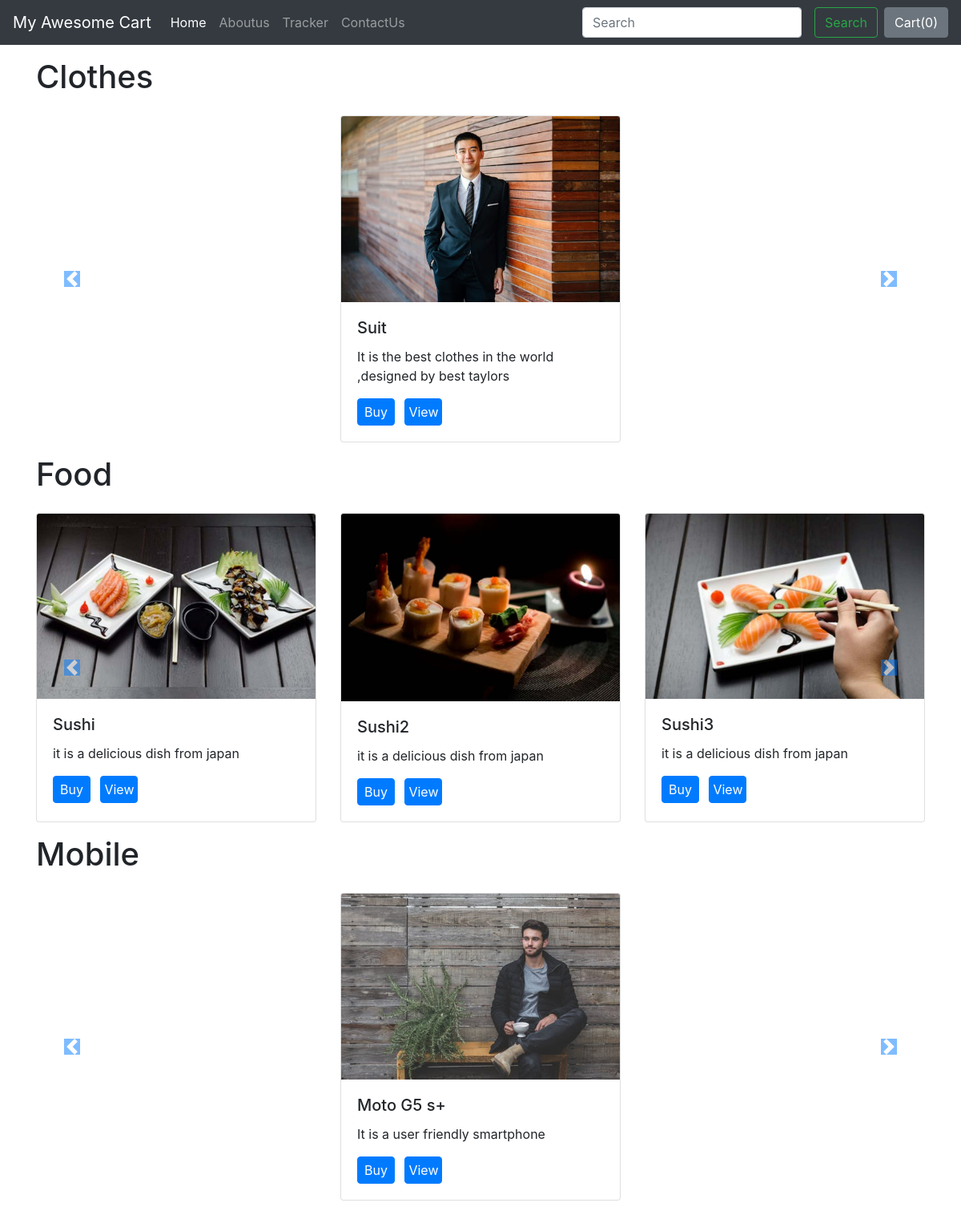
The app's page /shop/ with its own data.
### shop/models.py (models this page shows)
class Product(models.Model):
    product_id = models.AutoField
    product_name = models.CharField(max_length=50)
    category = models.CharField(max_length=50, default="")
    subcategory = models.CharField(max_length=50)
    price = models.IntegerField(default=0)
    desc = models.CharField(max_length=300)
    pub_date = models.DateField()
    image = models.ImageField(upload_to="shop/images", default="null")
    def __str__(self):
        return self.product_name

### shop/views.py (the view)
# urls.py: path('', views.index, name="BlogHome"),
def index(request):
    products = Product.objects.all()
    print(products)
    allprods = []
    catProds = Product.objects.values('category')
    cats = {item['category'] for item in catProds}
    for cat in cats:
        prod = Product.objects.filter(category=cat)
        n = len(prod)
        nSlides = n//3+ceil((n/3)-(n//3))
        allprods.append([prod, range(1, nSlides), nSlides])
    params = {'allProds': allprods}
    return render(request, 'shop/index.html', params)

### shop/templates/shop/index.html (shortened to what this page needs)
{% extends 'shop/base.html' %} {% load static %}
{% block body %}
<section id="reviews" class="py-3">
  {% for product , range ,nSlide in allProds%}
  <div class="container">
    <h1 >{{product.0.category}}</h1>
  </div>
  <div id="slider{{forloop.counter}}" class="carousel slide" data-ride="carousel">
    <div class="carousel-inner">
      <div class="carousel-item active">
        <div class="container">
          <div class="row">
            {% for i in product %}
            <div class="col-sm-4 mx-auto d-flex justify-content-between review-item py-3">
                <div class="card">
                  <img class="card-img-top" src="/media/{{i.image}}" alt="Card image cap"/>
                    <div class="card-body">
                      <h5 class="card-title">{{i.product_name}}</h5>
                        <p class="card-text">
                          {{i.desc}}
                        </p>
                      <button id="pr{{i.id}}" class="btn btn-primary cart py-1 px-2 ">Buy</button>
                      <a href="/shop/products/{{i.id}}"><button id="pr{{i.id}}" class="btn btn-primary cart p-1 ml-2">View</button></a>
                    </div>
                  </div>
              </div>
              {% if forloop.counter|divisibleby:3 and forloop.counter > 0 and not forloop.last %}
                    </div>
                  </div>
                </div>
                <div class="carousel-item">
                  <div class="container">
                    <div class="row">
                      {% endif %}
            {% endfor %}
          </div>
        </div>
      </div>
    </div>
    <a
    href="#slider{{forloop.counter}}"
    class="carousel-control-prev"
    role="button"
    data-slide="prev"
    >
    <span class="carousel-control-prev-icon bg-primary"></span>
  </a>
  <a
  href="#slider{{forloop.counter}}"
  class="carousel-control-next"
      role="button"
      data-slide="next"
    >
    <span class="carousel-control-next-icon bg-primary"></span>
    </a>
  </div>
  {% endfor %}
</section>
{% endblock %}

### shop/templates/shop/base.html (shortened to what this page needs)
{% load static %}
<!DOCTYPE html>
<html lang="en">
  <head>
    <link
      rel="stylesheet"
      href="https://maxcdn.bootstrapcdn.com/bootstrap/4.0.0/css/bootstrap.min.css"
    />
  </head>
  <body>
    <nav class="navbar navbar-expand-lg navbar-dark bg-dark">
      <a class="navbar-brand" href="#">My Awesome Cart</a>
      <div class="collapse navbar-collapse" id="navbarSupportedContent">
        <ul class="navbar-nav mr-auto">
          <li class="nav-item active">
            <a class="nav-link" href="/shop/"
              >Home <span class="sr-only">(current)</span></a
            >
          </li>
          <li class="nav-item">
            <a class="nav-link" href="/shop/about">Aboutus</a>
          </li>
          <li class="nav-item">
            <a class="nav-link" href="/shop/tracker">Tracker</a>
          </li>
          <li class="nav-item">
            <a class="nav-link" href="/shop/contact">ContactUs</a>
          </li>
        </ul>
        <form class="form-inline my-2 my-lg-0">
          <input
            class="form-control mr-sm-2"
            type="search"
            placeholder="Search"
            aria-label="Search"
          />
          <button class="btn btn-outline-success m-2 my-sm-0" type="submit">
            Search
          </button>
        </form>
        <button id="popCart" type="button" class="btn btn-secondary" data-container="body" data-toggle="popover" data-placement="bottom"
        data-html="true"
        data-content="Vivamus
        sagittis lacus vel augue laoreet rutrum faucibus.">
          Cart(<span id="cart">0</span>)
        </button>
      </div>
    </nav>
    {% block body %} {% endblock %}
  </body>
</html>

### records on screen
Product: category "Clothes", image (picture), product_name "Suit", desc "It is the best clothes in the world ,designed by best taylors"
Product: category "Food", image (picture), product_name "Sushi", desc "it is a delicious dish from japan"
Product: image (picture), product_name "Sushi2", desc "it is a delicious dish from japan"
Product: image (picture), product_name "Sushi3", desc "it is a delicious dish from japan"
Product: category "Mobile", image (picture), product_name "Moto G5 s+", desc "It is a user friendly smartphone"
